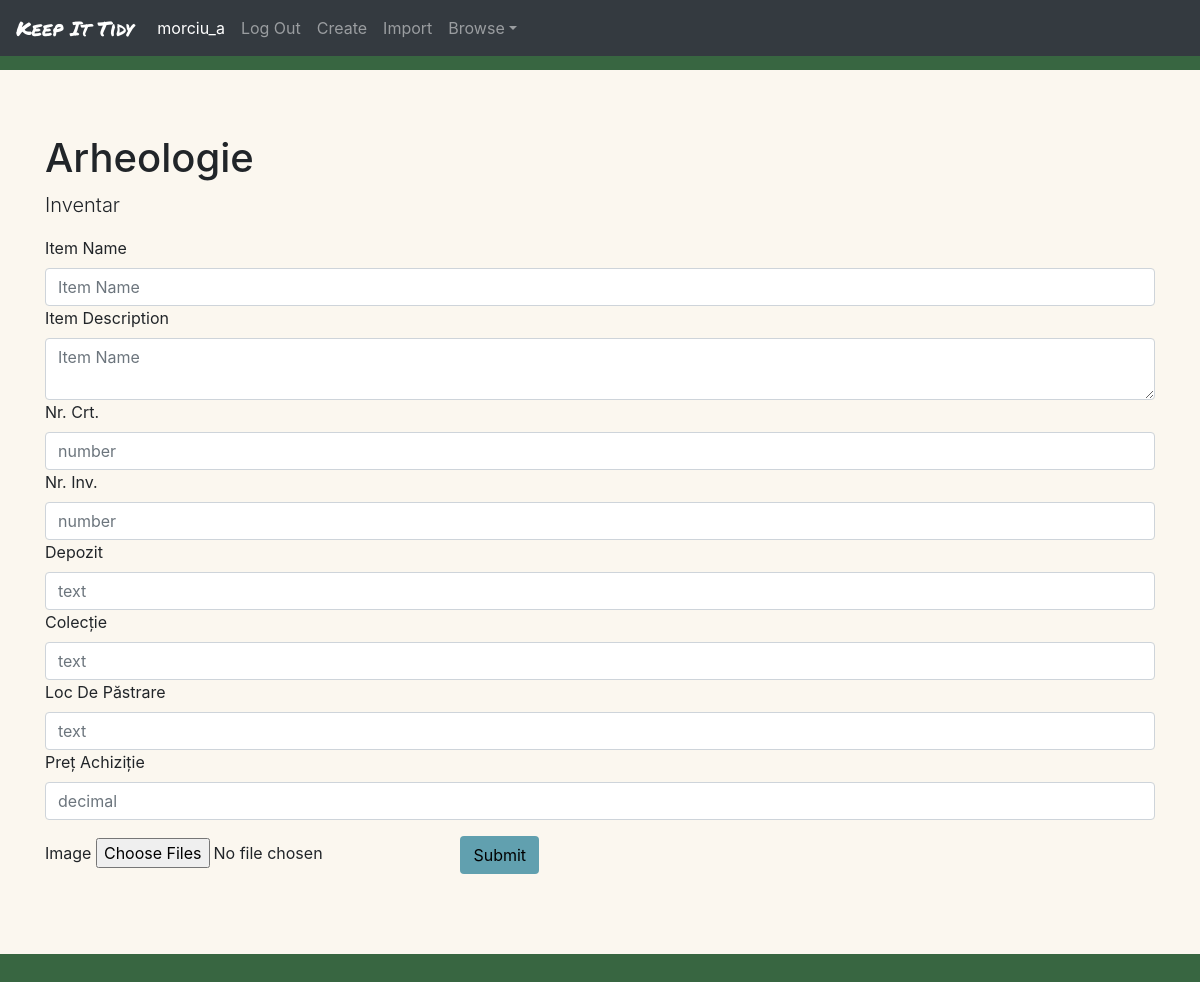
Screenshot of /add_item/114 (signed in) with the database file from the repository.
### KeepItTidy/models.py (models this page shows, shortened)
class User(AbstractUser):
	pass

class Collection(models.Model):
	user = models.ForeignKey(User, on_delete=models.CASCADE, related_name="collection")
	name = models.CharField(max_length=200)
	description = models.CharField(max_length=200)

class FieldNameTypePair(models.Model):
	dictionary = models.ForeignKey(FieldDict, on_delete=models.CASCADE, related_name="name_type_pair")
	field_name = models.CharField(max_length=200)
	field_type = models.CharField(max_length=200)

### KeepItTidy/views.py (the view)
# urls.py: path("add_item/<int:collection_id>", views.add_item, name="add_item"),
@login_required
def add_item(request, collection_id):
	current_user = request.user
	collection = Collection.objects.get(id=collection_id)
	field_dict = FieldDict.objects.get(collection=collection)
	fields = FieldNameTypePair.objects.filter(dictionary=field_dict)
	if request.method == "POST":
		item_name = request.POST["itemName"]
		if request.POST["itemDescription"]:
			item = Item(name=item_name, description=request.POST["itemDescription"], user=current_user, collection=collection)
		else:
			item = Item(name=item_name, user=current_user, collection=collection)
		item.save()
		posts = request.POST.items()
		for key, value in posts:
			field_name = key.split(" / ")[0]
			field_type = key.split(" / ")[-1]
			create_field_obj(item, value, field_type, field_name, collection)
		if len(request.FILES) > 0:
			for i in request.FILES:
				file_name = i.split(" / ")[0]
				file_type = i.split(" / ")[-1]
				for file in request.FILES.getlist(i):
					if file_type == "image":
						image = file
						print(file)
						field_obj = ImageField(name=file_name, collection=collection, item=item, image=image)
						field_obj.save()
		return render(request, 'keepittidy/add_item.html', {
			"user": current_user,
			"collection": collection,
			"fields": fields
			})
	else:
		return render(request, 'keepittidy/add_item.html', {
			"user": current_user,
			"collection": collection,
			"fields": fields
			})

### KeepItTidy/templates/keepittidy/add_item.html (shortened to what this page needs)
{% extends "keepittidy/layout.html" %}
{% load static %}
{% block body %}
<div id="collection" class="jumbotron jumbotron-fluid">
	<div class="container">
		<h1 class="display-5">{{ collection.name }}</h1>
		<p class="lead">{{ collection.description }}</p>
	</div>
	<div class="container">
		<form action="{% url 'add_item' collection.id %}" method="post" enctype="multipart/form-data">
			<label for=itemName>Item Name</label>
			<input type="text" class="form-control itemName" name="itemName" placeholder="Item Name" required="">
			<label for=itemDescription>Item Description</label>
			<textarea class="form-control itemDescription" name="itemDescription" placeholder="Item Name"></textarea>
			{% for field in fields %}
	        <label for="{{field.field_name}}">{{field.field_name}}</label>
	        {% if field.field_type == "text" %}
	        	<input type="text" class="form-control {{field.field_type}}" name="{{field.field_name}} / {{field.field_type}}" placeholder={{field.field_type}}>
	        {% elif field.field_type == "date" %}
	        	<input type="date" class="form-control {{field.field_type}}" name="{{field.field_name}} / {{field.field_type}}" placeholder={{field.field_type}} required="">
	        {% elif field.field_type == "number" %}
	        	<input type="number" step="any" class="form-control {{field.field_type}}" name="{{field.field_name}} / {{field.field_type}}" placeholder={{field.field_type}}>
	        {% elif field.field_type == "decimal" %}
	        	<input type="number" step=".01" class="form-control {{field.field_type}}" name="{{field.field_name}} / {{field.field_type}}" placeholder={{field.field_type}}>
	        {% elif field.field_type == "image" %}
	        	<input type="file", class="form-control-image {{field.field_type}}" name="{{field.field_name}} / {{field.field_type}}" multiple>
	        {% endif %}
		    {% endfor %}
		    <button type="submit" class="btn addButton">Submit</button>
		</form>
	</div>
</div>
{% endblock %}

### KeepItTidy/templates/keepittidy/layout.html (shortened to what this page needs)
{% load static %}
<!DOCTYPE html>
<html lang="en">
	<head>
		<link rel="stylesheet" href="https://cdn.jsdelivr.net/npm/bootstrap@4.6.0/dist/css/bootstrap.min.css">
		<link href="{% static 'KeepItTidy/styles.css' %}" rel="stylesheet">
	</head>
	<body>
		<nav class="navbar navbar-expand-md navbar-dark bg-dark fixed-top">
		  <a id="titleLogo" class="navbar-brand" href="{% url 'index' %}">Keep It Tidy</a>
		  {% if user.is_authenticated %}
		  <div class="navbar-collapse collapse" id="navbarDefault" style="">
		    <ul class="navbar-nav mr-auto">
		      <li class="nav-item active">
		        <a class="nav-link disabled">{{user.username}}<span class="sr-only">(current)</span></a>
		      </li>
		      <li class="nav-item">
		        <a class="nav-link" href="{% url 'logout' %}">Log Out</a>
		      </li>
		      <li class="nav-item">
		        <a class="nav-link" href="{% url 'create_collection' %}" tabindex="-1">Create
		        </a>
		      </li>
		      <li class="nav-item">
		        <a class="nav-link" href="{% url 'excel_import' %}" tabindex="-1">Import
		        </a>
		      </li>
		      <li class="nav-item dropdown" id="dropdown01">
		        <a class="nav-link dropdown-toggle" href="#" data-toggle="dropdown" aria-haspopup="true" aria-expanded="false">Browse</a>
		      </li>
		    </ul>
		  </div>
		  {% endif %}
		</nav>
	{% block body %}
	{% endblock %}
	</body>
</html>

### KeepItTidy/static/KeepItTidy/styles.css (style rules this page uses)
body { background-color: #386641; padding-top: 70px; }
.navbar { background-color: #6A994E; }
.btn { margin: 1em; }
#titleLogo { font-family: 'Permanent Marker', cursive; }
.jumbotron { background-color: #FBF7EF; }
.addButton { background-color: #61A0AF; color: black; }

### rows the page displays
User: username "morciu_a"
Collection: name "Arheologie", description "Inventar"
FieldNameTypePair: field_name "Nr. Crt.", field_type "number"
FieldNameTypePair: field_name "Nr. Inv.", field_type "number"
FieldNameTypePair: field_name "Depozit", field_type "text"
FieldNameTypePair: field_name "Colecție", field_type "text"
FieldNameTypePair: field_name "Loc De Păstrare", field_type "text"
FieldNameTypePair: field_name "Preț Achiziție", field_type "decimal"
FieldNameTypePair: field_name "Image"
